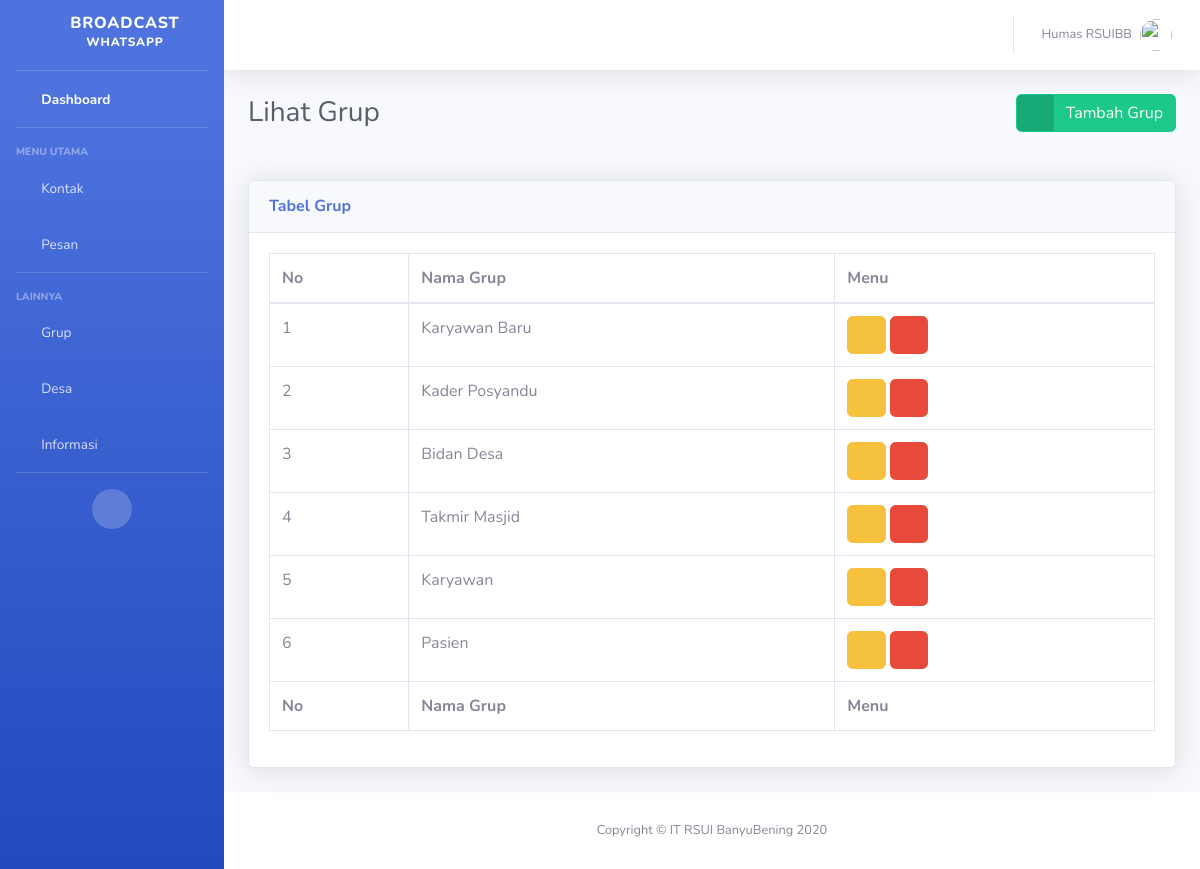
/grup/, run on an earlier commit of the app's database.
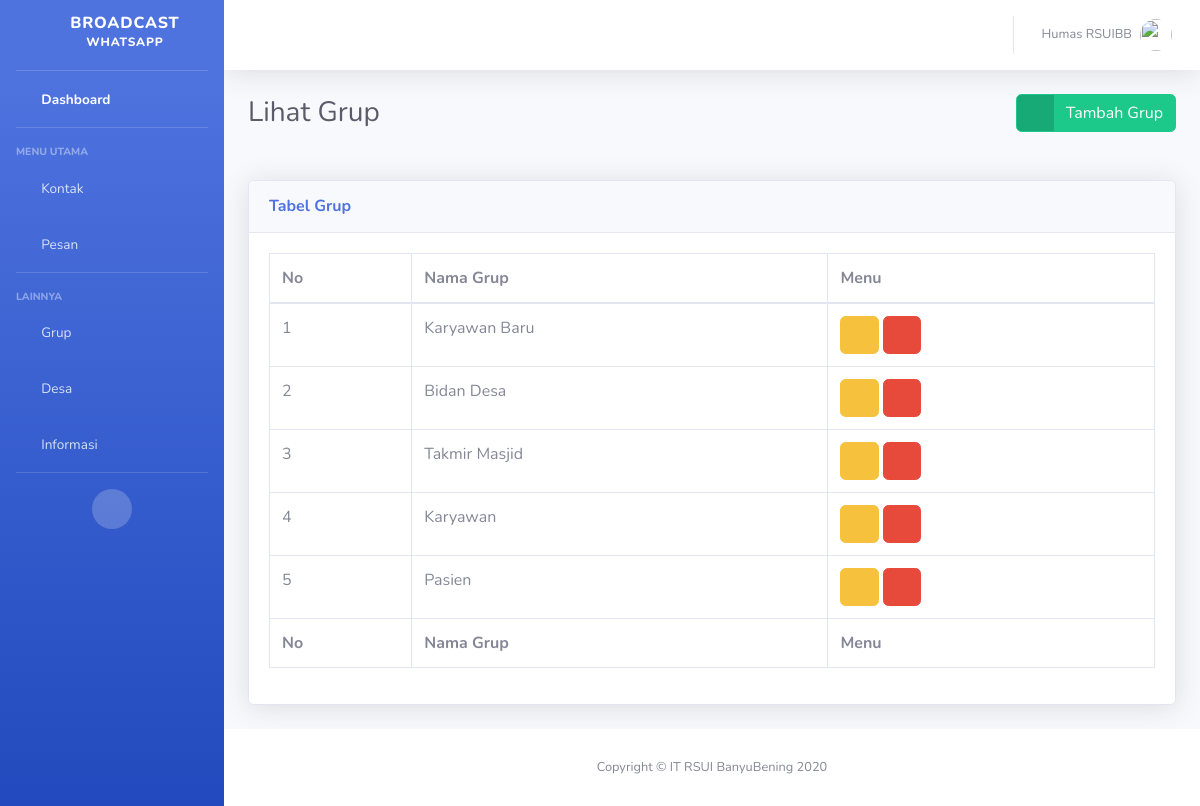
And on a later commit of the database.
### grup/models.py (models this page shows, shortened)
class Grup(models.Model):
    name = models.CharField(max_length=100)
    class Meta:
        db_table    = "group"

### grup/views.py (the view)
# urls.py: path('', GrupListView.as_view(), name="index"),
class GrupListView(TemplateView):
    template_name   = 'grup/index.html'
    def get_context_data(self, *args, **kwargs):
        grups = reversed(Grup.objects.all().order_by('id'))
        context = {
            'Judul': 'Lihat Grup',
            'Judul_Tabel': 'Tabel Grup',
            'Grups': grups,
        }
        return context

### grup/templates/grup/index.html (shortened to what this page needs)
{% extends 'base.html' %}
{% load static %}
{% block styles_custom %}
<link href="{% static "vendor/datatables/dataTables.bootstrap4.min.css" %}" rel="stylesheet">
{% endblock styles_custom %}
{% block heading %}
<div class="d-sm-flex align-items-center justify-content-between mb-4">
    <h1 class="h3 mb-0 text-gray-800">{{Judul}}</h1>
    <a href="{% url "grup:tambah" %}" class="btn btn-success btn-icon-split">
        <span class="icon text-white-50">
            <i class="fas fa-plus"></i>
        </span>
        <span class="text">Tambah Grup</span>
    </a>
</div>
{% endblock heading %}
{% block data_table %}
<div class="card shadow mb-4">
    <div class="card-header py-3">
        <h6 class="m-0 font-weight-bold text-primary">{{Judul_Tabel}}</h6>
    </div>
    <div class="card-body">
        <div class="table-responsive">
        <table class="table table-bordered" id="dataTable" width="100%" cellspacing="0">
            <thead>
                <tr>
                    <th>No</th>
                    <th>Nama Grup</th>
                    <th>Menu</th>
                </tr>
            </thead>
            <tfoot>
                <tr>
                    <th>No</th>
                    <th>Nama Grup</th>
                    <th>Menu</th>
                </tr>
            </tfoot>
            <tbody>
                {% for grup in Grups %}
                <tr>
                    <td>{{forloop.counter}}</td>
                    <td>{{grup.name}}</td>
                    <td>
                        <a class="btn btn-warning" href="{% url 'grup:ubah' grup.id %}"><i class="fas fa-edit"></i></a>
                        <a class="btn btn-danger" href="{% url 'grup:hapus' grup.id %}"><i class="fas fa-trash"></i></a>
                    </td>
                </tr>
                {% endfor %}
            </tbody>
        </table>
        </div>
    </div>
</div>
{% endblock data_table %}

What changed in the data, as far as the page shows it:
removed Grup: name "Kader Posyandu"
